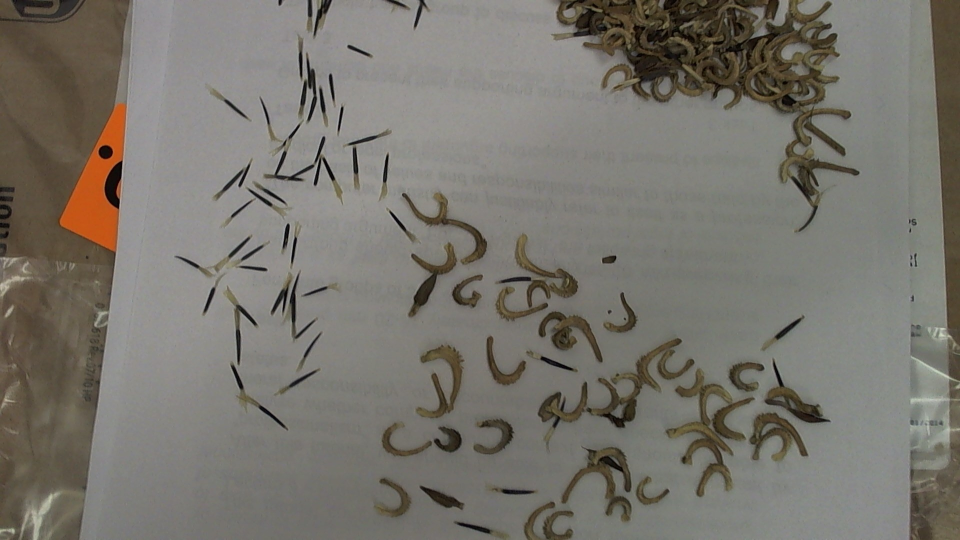
#> input picture seed_test.JPG, 1920 x 1080 px (shown at 1/2 size)
$ python Image_identification_test.py
#> lines starting #> are read from the running program, lines starting #| are printed output that depends on the picture; after the words box and inside, x2 and y2 are one past the last pixel; in counts of white or black regions, pixels touching at a corner belong together
import cv2
import numpy as np


SW = 0
EW = 760
SH = 290
EH = 800
img = cv2.imread('seed_test.JPG')
#> img is the input picture: shape (1080, 1920, 3); mean B, G, R 109, 116.8, 120.2
#img = im_uncropped [SW:EW,SH:EH]


img = cv2.cvtColor(img,cv2.COLOR_BGR2GRAY)
#> img: shape (1080, 1920)
ret,img = cv2.threshold(img,100,255,cv2.THRESH_BINARY_INV)
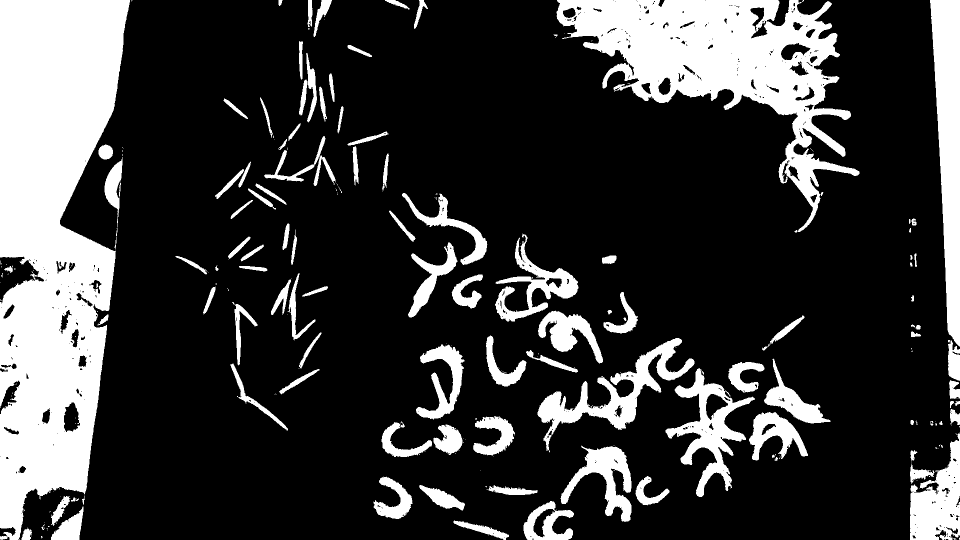
#> img: shape (1080, 1920) (shown at 1/2 size); 22.7% white; 267 white regions (153 under 20 px), largest, box (x1, y1, x2, y2) and area: (0, 0, 260, 1080) 192751, (1113, 0, 1719, 464) 95682, (1860, 0, 1920, 693) 27220
kernel= np.ones((3,3),np.uint8)
img = cv2.morphologyEx(img,cv2.MORPH_OPEN,kernel)
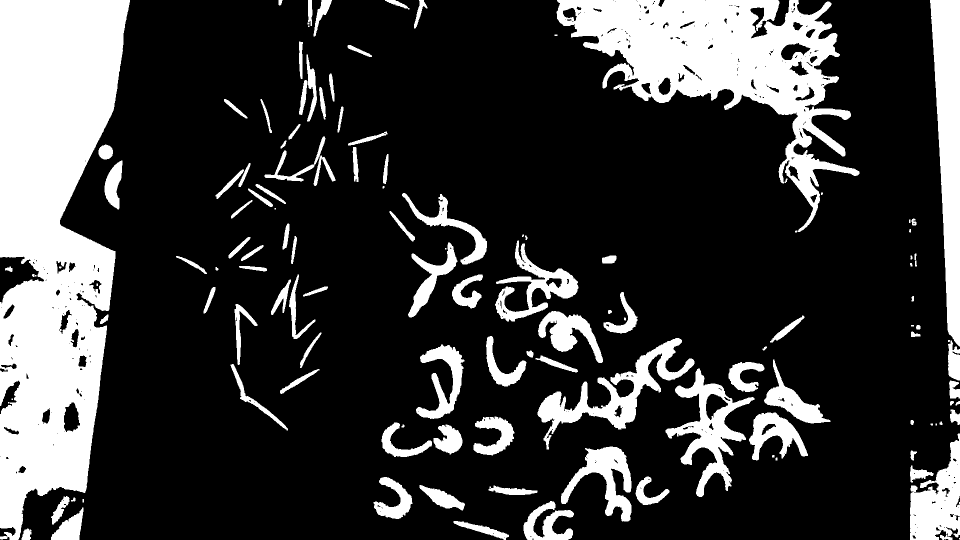
#> img: shape (1080, 1920) (shown at 1/2 size); 22.5% white; 131 white regions (20 under 20 px), largest, box (x1, y1, x2, y2) and area: (0, 0, 260, 1080) 192342, (1113, 0, 1719, 464) 95239, (1860, 0, 1920, 693) 27216
img = cv2.morphologyEx(img,cv2.MORPH_CLOSE,kernel)
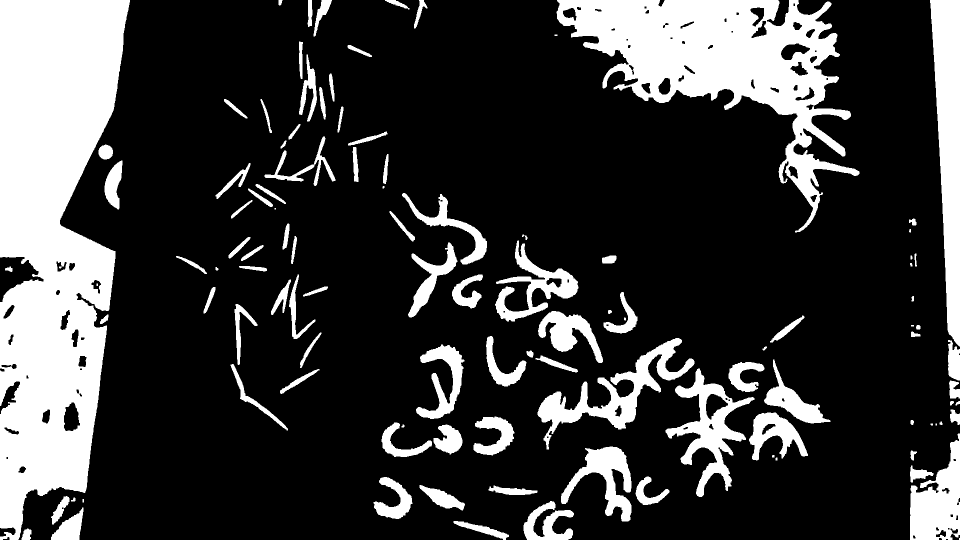
#> img: shape (1080, 1920) (shown at 1/2 size); 22.6% white; 111 white regions (8 under 20 px), largest, box (x1, y1, x2, y2) and area: (0, 0, 260, 1080) 192909, (1113, 0, 1719, 465) 96202, (1860, 0, 1920, 693) 27219
cv2.imshow("image",img)
size = np.size(img)
#> size = 2073600
skel = np.zeros(img.shape,np.uint8)
element = cv2.getStructuringElement(cv2.MORPH_CROSS,(3,3))
done = False

while( not done):
    eroded = cv2.erode(img,element)
    temp = cv2.dilate(eroded,element)
    temp = cv2.subtract(img,temp)
    skel = cv2.bitwise_or(skel,temp)
    img = eroded.copy()

    zeros = size - cv2.countNonZero(img)
    if zeros==size:
        done = True
#> this loop made 260 passes
#> zeros on passes 1 to 3: 1634187, 1662575, 1689523
#> pass 1, `eroded = cv2.erode(img,element)`:
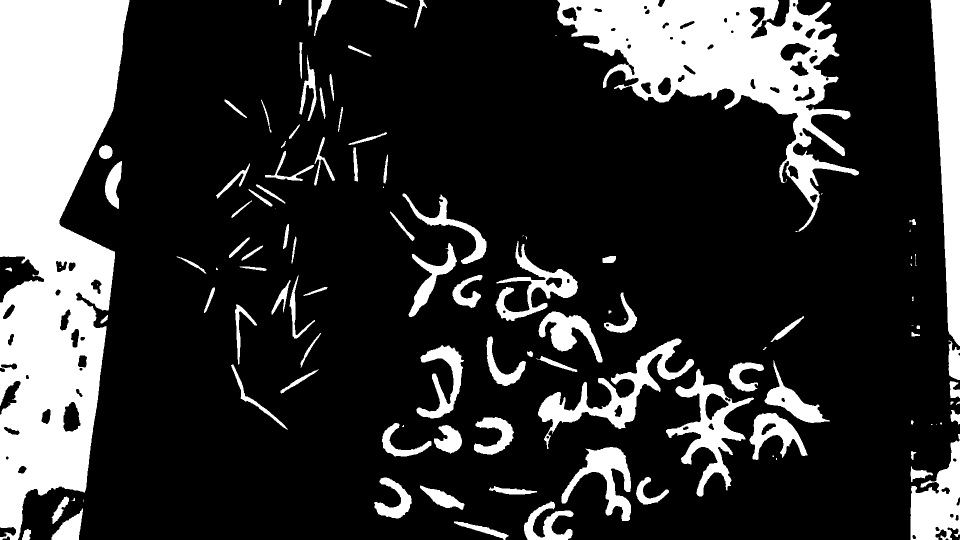
#> eroded: shape (1080, 1920) (shown at 1/2 size); 21.2% white; 118 white regions (26 under 20 px), largest, box (x1, y1, x2, y2) and area: (0, 0, 259, 1080) 189749, (1114, 0, 1718, 464) 91452, (1861, 0, 1920, 692) 26524
#> pass 1, `temp = cv2.subtract(img,temp)`:
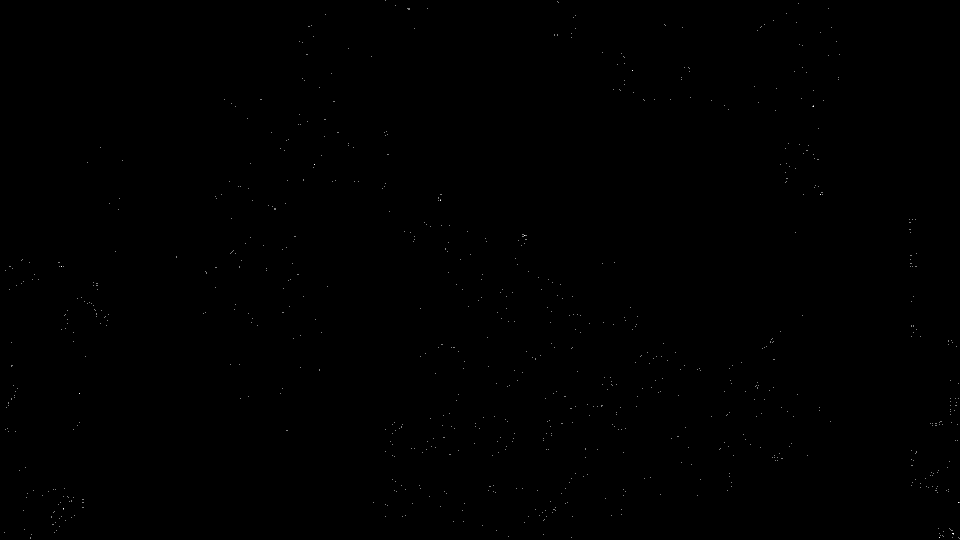
#> temp: shape (1080, 1920) (shown at 1/2 size); 0.04% white in thin lines or dots
#> pass 2, `eroded = cv2.erode(img,element)`:
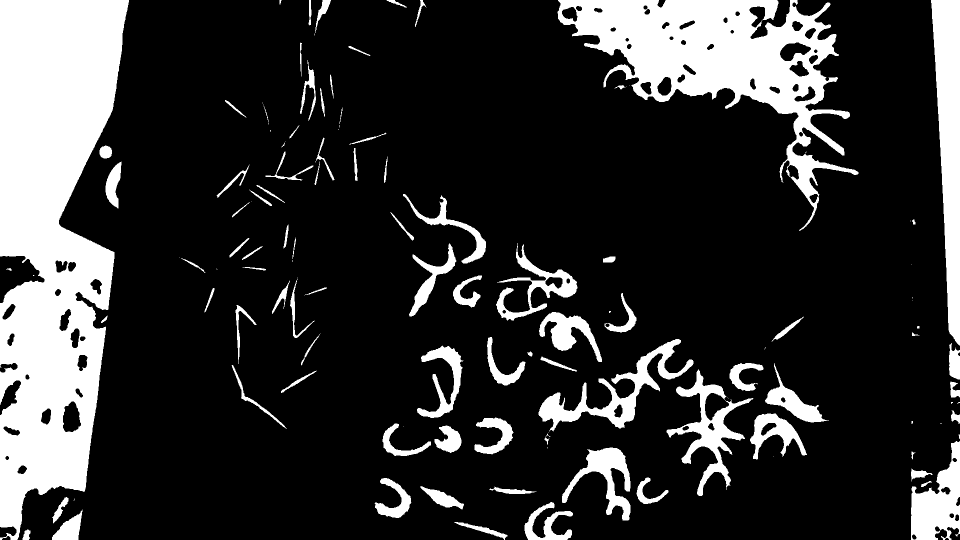
#> eroded: shape (1080, 1920) (shown at 1/2 size); 19.8% white; 125 white regions (37 under 20 px), largest, box (x1, y1, x2, y2) and area: (0, 0, 258, 1080) 186612, (1115, 0, 1717, 462) 86599, (1862, 0, 1920, 691) 25830
#> after the loop: eroded: shape (1080, 1920); every value is 0
#> after the loop:
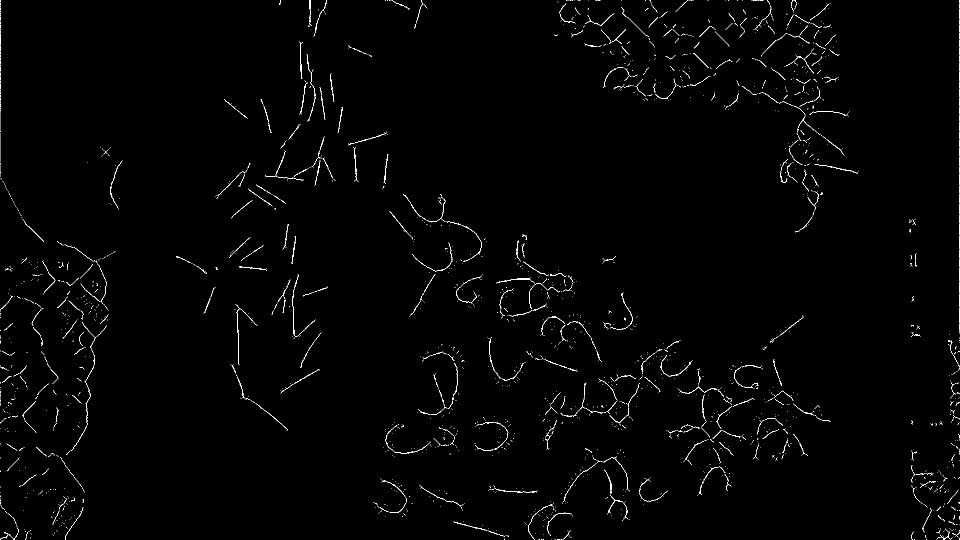
#> skel: shape (1080, 1920) (shown at 1/2 size); 0.99% white in thin lines or dots


# [4 lines of commented-out code are left out]
cv2.imshow("skel",skel)


cv2.waitKey(0)
cv2.destroyAllWindows()

$ run again, with download.jpg copied over seed_test.JPG
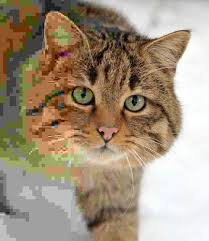
#> input picture download.jpg, 209 x 241 px
#> img is the input picture: shape (241, 209, 3); mean B, G, R 126.7, 147.5, 163.5
#> `img = cv2.morphologyEx(img,cv2.MORPH_CLOSE,kernel)`:
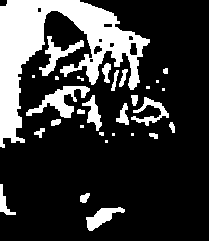
#> img: shape (241, 209); 22% white; 30 white regions (11 under 20 px), largest, box (x1, y1, x2, y2) and area: (0, 0, 150, 148) 7621, (26, 86, 90, 118) 760, (39, 36, 84, 76) 508
#> size = 50369
#> the loop `while( not done):` made 40 passes
#> zeros on passes 1 to 8: 41449, 43201, 44453, 45286, 45911, 46401, 46794, 47135
#> after the loop `while( not done):`:
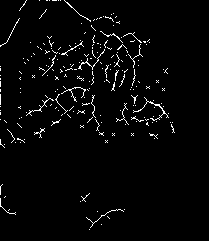
#> skel: shape (241, 209); 2.8% white in thin lines or dots, all inside (x1, y1, x2, y2) = (0, 0, 175, 230)
